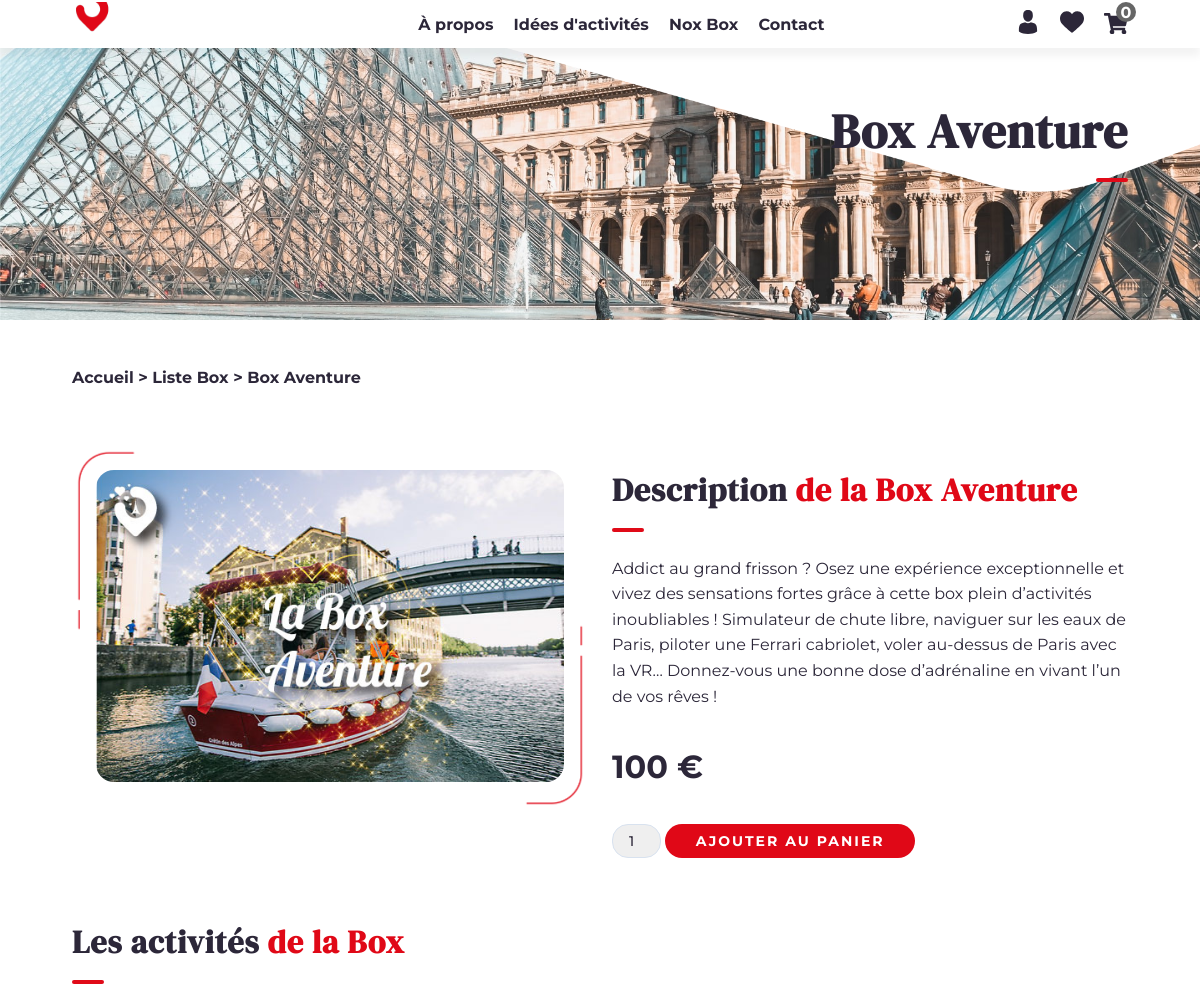
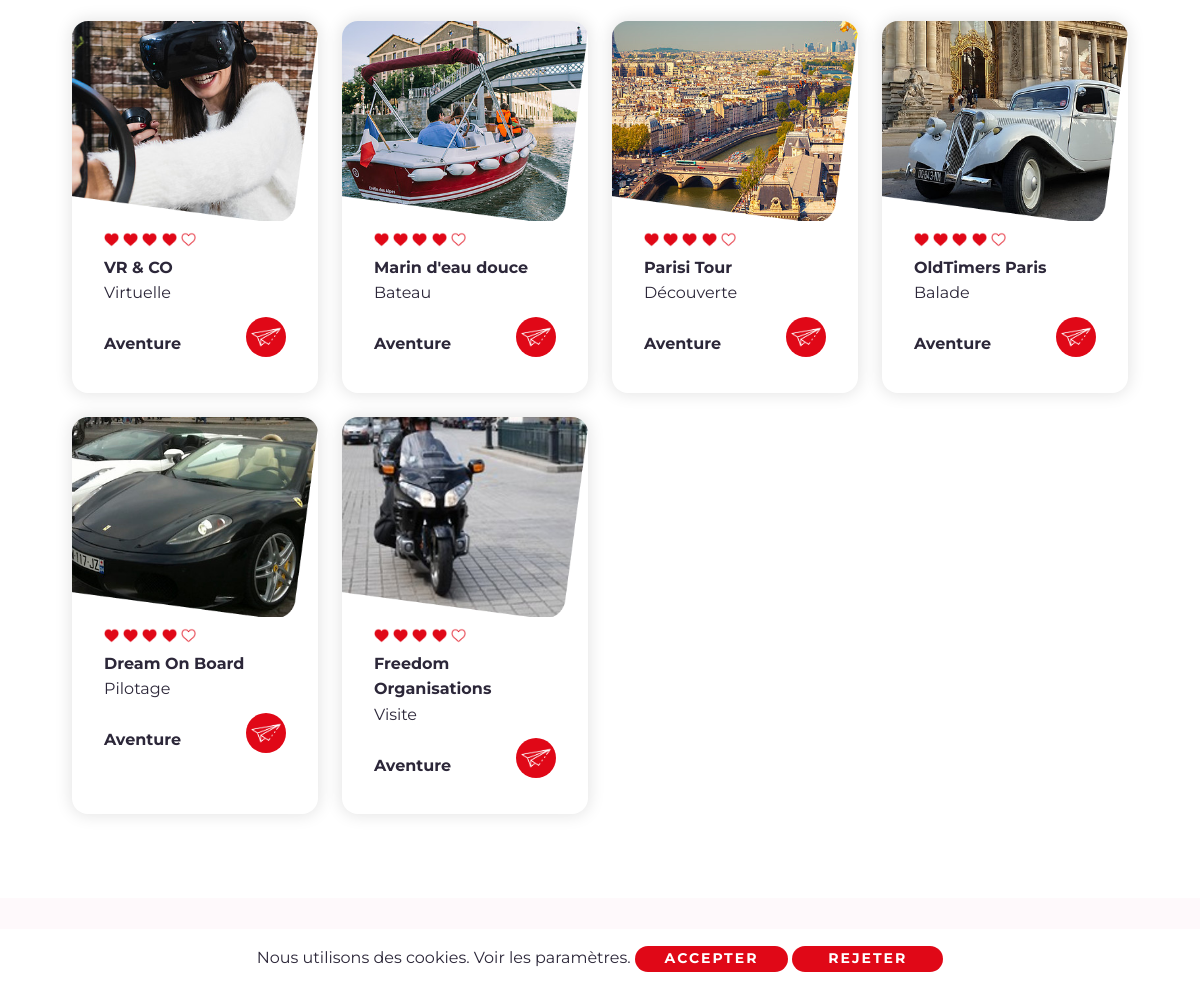
Page /box=2 on the committed database (2 pictures, top to bottom).
### tables this page shows
CREATE TABLE `produit` (
  `id_produit` int(11) NOT NULL,
  `titre` varchar(255) NOT NULL,
  `description` text NOT NULL,
  `photo` varchar(255) NOT NULL,
  `prix` float NOT NULL,
  `stock` int(11) NOT NULL
);

CREATE TABLE `article` (
  `id_article` int(11) NOT NULL,
  `titre` varchar(255) NOT NULL,
  `description` text NOT NULL,
  `photo` varchar(255) NOT NULL,
  `titre_info` varchar(255) NOT NULL,
  `description_info` text NOT NULL,
  `categorie` varchar(255) NOT NULL,
  `box` varchar(255) NOT NULL,
  `adresse` varchar(255) NOT NULL,
  `map` text NOT NULL,
  `etat` int(11) NOT NULL,
  `membre_id` int(11) NOT NULL
);

### box.php (the view, shortened to what this page needs)
<?php
require_once("include/init.php");
require_once("include/fonctions.php");
if (isset($_GET['id'])) {
    $pdo_statement_1 = $pdo_object->prepare("SELECT * FROM produit WHERE id_produit = :id_produit");
    $pdo_statement_1->bindValue(':id_produit', $_GET['id'], PDO::PARAM_INT);
    $pdo_statement_1->execute();
    $produit_array = $pdo_statement_1->fetch(PDO::FETCH_ASSOC);
    $element_par_page = 8;
    $pdo_statement_2 = $pdo_object->prepare("SELECT * FROM article WHERE box = :box");
    $pdo_statement_2->bindValue(':box', $produit_array['titre'], PDO::PARAM_STR);
    $pdo_statement_2->execute();
    $nb_total_elements = $pdo_statement_2->rowCount();
    $nb_pages = ceil($nb_total_elements / $element_par_page);
    if (isset($_GET['page'])) {
        $page_actuelle = $_GET['page'];
        if ($page_actuelle > $nb_pages) {
            $page_actuelle = $nb_pages;
        }
    }
    else {
        $page_actuelle = 1;
    }
    $premiere_element = ($page_actuelle - 1) * $element_par_page;
    $pdo_statement = $pdo_object->prepare("SELECT * FROM article WHERE box = :box ORDER BY id_article DESC LIMIT " . $premiere_element . ", " . $element_par_page);
    $pdo_statement->bindValue(':box', $produit_array['titre'], PDO::PARAM_STR);
    $pdo_statement->execute();
}
else {
    header("Location:" . URL . "/liste-box");
}
require_once("include/header.php");
?>
        <div id="content_davy">
            <link rel="stylesheet" href="<?= URL ?>/include/css/style_intro_2.css">
            <link rel="stylesheet" href="<?= URL ?>/include/css/style_cadre.css">
            <link rel="stylesheet" href="<?= URL ?>/include/css/style_page.css">
            <div class="block_anime_scroll_relative_content_1_davy">
                <img class="anime_scroll_relative_content_1_2_davy anime_scroll_relative_content_1_davy" src="<?= URL ?>/images/fond-menu-2-min.png" alt="Fond menu">
                <div class="anime_scroll_relative_content_1_1_davy anime_scroll_relative_content_1_davy container">
                    <h1>Box <?= $produit_array['titre'] ?></h1>
                    <hr class="float_right_davy anime_scroll_davy">
                </div>
            </div>
            <div class="container mt-5 mb-3">
                <a href="<?= URL ?>" title="Accueil">Accueil > </a> <a href="<?= URL ?>/liste-box" title="Liste Box">Liste Box > </a> <a href="<?= URL ?>/box=<?= $produit_array['titre'] ?>" title="<?= $produit_array['titre'] ?>">Box <?= $produit_array['titre'] ?></a>
            </div><br>
            <div class="container mt-5">
                <div class="row">
                    <div class="col-md mb-3">
                        <div class="cadre_image_page_davy">
                            <img src="<?= URL ?>/images/<?= $produit_array['photo'] ?>" class="image_page_davy" alt="<?= $produit_array['photo'] ?>">
                            <img src="<?= URL ?>/images/trait-rouge.png" class="trait_rouge" alt="Cadre">
                            <img src="<?= URL ?>/images/trait-2-rouge.png" class="trait_2_rouge" alt="Cadre">
                        </div>
                    </div>
                    <div class="col-md mb-3">
                        <h2 class="h2_moyen_davy">Description <span class="color_red_davy serif_davy">de la Box <?= $produit_array['titre'] ?></span></h2>
                        <hr class="anime_scroll_davy">
                        <p><?= $produit_array['description'] ?></p>
                        <p class="h2_moyen_davy"><?= $produit_array['prix'] ?> €</p>
                        <?php if ($produit_array['stock'] > 0) : ?>
                        <form method="post">
                            <select name="quantite">
                                <?php for($i = 1; $i <= $produit_array['stock'] && $i <= 10; $i++) : ?>
                                <option value="<?= $i ?>"><?= $i ?></option>
                                <?php endfor; ?>
                            </select>
                            <a aria-label="Acheter" class="bouton_anim_davy" data-text="Ajouter au panier" href="#" title="Ajouter au panier">
                                <input type="submit" id="ajouter_panier" name="ajouter_panier" value="Ajouter au panier" class="bouton_submit">
                            </a>
                        </form>
                        <?php else : ?>
                        <p><strong>En rupture de stock</strong></p>
                        <?php endif; ?>
                    </div>
                </div>
            </div>
            <div class="container mt-5 mb-3">
                <h2 class="h2_moyen_davy">Les activités <span class="color_red_davy serif_davy">de la Box</span></h2>
                <hr class="anime_scroll_davy">
            </div>
            <div class="container">
                <div class="row">
                    <?php if ($pdo_statement->rowCount() > 0) : ?>
                    <?php while ($article_array = $pdo_statement->fetch(PDO::FETCH_ASSOC)) : ?>
                    <div class="col-sm-12 col-md-6 col-lg-3 pb-4">
                        <div class="cadre_davy">
                            <div class="image_cadre_davy">
                                <img src="<?= URL ?>/images/cadre-2-min.png" class="image_cadre_1_davy" alt="Cadre">
                            </div>
                            <p class="texte_cadre_davy">
                                <?php
                                if (isset($_SESSION['membre'])) {
                                    $note = 0;
                                    $pdo_statement_note = $pdo_object->prepare("SELECT * FROM commentaire WHERE produit_id = :produit_id AND membre_id = :membre_id");
                                    $pdo_statement_note->bindValue(':produit_id', $article_array['id_article'], PDO::PARAM_INT);
                                    $pdo_statement_note->bindValue(':membre_id', $_SESSION['membre']['id_membre'], PDO::PARAM_INT);
                                    $pdo_statement_note->execute();
                                    if ($pdo_statement_note->rowCount() > 0) {
                                        while ($note_array = $pdo_statement_note->fetch(PDO::FETCH_ASSOC)) {
                                            $note = $note + $note_array['note'];
                                        }
                                        $note = round($note / $pdo_statement_note->rowCount());
                                    }
                                    else {
                                        $note = 4;
                                    }
                                }
                                else {
                                    $note = 4;
                                }
                                ?>
                                <?php for ($i = 0; $i < $note; $i++) : ?>
                                <img src="<?= URL ?>/images/icon-coeur-min.png" class="image_cadre_note_davy" alt="Icon coeur">
                                <?php endfor; ?>
                                <?php for ($i = 0; $i < (5 - $note); $i++) : ?>
                                <img src="<?= URL ?>/images/icon-coeur-vide-min.png" class="image_cadre_note_davy" alt="Icon coeur">
                                <?php endfor; ?>
                                <br>
                                <strong><?= $article_array['titre'] ?></strong><br>
                                <?= $article_array['categorie'] ?><br><br>
                                <strong><?= $article_array['box'] ?></strong>
                                <a href="<?= URL ?>/experience=<?= $article_array['id_article'] ?>" title="<?= URL ?>/experience=<?= $article_array['id_article'] ?>"><i class="icon_cadre_davy"><img src="<?= URL ?>/images/icon-voir-min.png" class="image_cadre_icon_davy" alt="Icon voir"></i></a>
                            </p>
                        </div>
                    </div>
                    <?php endwhile; ?>
                    <?php else : ?>
                    <p>Aucune activité</p>
                    <?php endif; ?>
                </div>
            </div>
        </div>
<?php
require_once("include/footer.php");
?>

### include/css/style_bouton.css (style rules this page uses)
.bouton_anim_davy { color: white; background: #E00817; display: inline-block; position: relative; text-align: center; text-decoration: none; width: 250px; font-size: 14px; font-weight: 700; padding: 8px 0px; border-radius: 32px; }
.bouton_anim_davy:before { content: attr(data-text); text-transform: uppercase; position: absolute; transform: translate(0px, 0px); left: 0; width: 100%; font-size: 14px; letter-spacing: 2px; opacity: 1; transition: 0.25s cubic-bezier(0.5, -1, 0.5, 2); }
.bouton_submit { cursor: pointer; color: rgba(0, 0, 0, 0); background: rgba(0, 0, 0, 0); position: absolute; border: none; top: 0; left: 0; height: 100%; width: 100%; }

### include/css/style.css (style rules this page uses)
* { box-sizing: border-box; font-family: 'Montserrat', sans-serif; }
html { scroll-behavior: smooth; }
body { color: #2c2739; margin: 0; }
h1, h2 { font-family: 'DM Serif Display', serif; font-size: 48px; font-weight: 900; letter-spacing: 1px; line-height: 1.3em; margin: 0; }
.h1_moyen_davy, .h2_moyen_davy { font-size: 32px; font-weight: 700; }
p, a { font-size: 16px; }
p { line-height: 1.6em; }
a { color: #2c2739; text-decoration: none; cursor: pointer; font-weight: 700; }
input, textarea, select, .input_davy { color: #2c2739; border: 1px solid #d8e2ef; font-size: 14px; font-weight: 500; padding: 8px 16px; border-radius: 16px; }
input::placeholder, textarea::placeholder { color: #bdc6d1; font-weight: 500; }
input[type=submit] { cursor: pointer; }
select { -webkit-appearance: none; -moz-appearance: none; appearance: none; }
hr { background: #E00A18; border: 0; height: 4px; width: 32px; margin: 16px 0px 24px 0px; border-radius: 32px; }
.serif_davy { font-family: 'DM Serif Display', serif; }
.color_red_davy { color: #E00817; }
.float_right_davy { float: right; }
.container { width: 90%; }

### include/css/style_intro_2.css (style rules this page uses)
.block_anime_scroll_relative_content_1_davy { overflow: hidden; position: relative; background-image: url(../../images/fond-min.jpg); background-position: center; background-repeat: no-repeat; background-size: cover; height: 40vh; }
.anime_scroll_relative_content_1_1_davy { position: absolute; transform: translate(-50%, 100px); text-align: right; top: 0%; left: 50%; }
.anime_scroll_relative_content_1_2_davy { position: absolute; top: 0%; right: 0%; min-width: 100vw; max-height: 40vh; }
.anime_scroll_relative_content_1_2_davy { animation: anime_scroll_relative_content_1_2 1s linear infinite; }
.anime_scroll_relative_content_1_davy { animation-play-state: paused; animation-fill-mode: both; animation-iteration-count: 1; animation-delay: calc(var(--scroll_relative_content_1) * -1s); }

### include/css/style_cadre.css (style rules this page uses)
.cadre_davy { position: relative; display: inline-block; overflow: hidden; width: 100%; height: 100%; border-radius: 16px; box-shadow: 0px 0px 16px 2px rgba(0, 0, 0, 0.1); }
.image_cadre_davy { position: relative; overflow: hidden; width: 100%; height: 200px; }
.image_cadre_1_davy, .image_cadre_2_davy { position: absolute; min-height: 100%; min-width: 102%; max-height: 150%; max-width: 150%; }
.image_cadre_1_davy { transform: translate(0.5%, 0.5%); right: 0%; bottom: 0%; }
.texte_cadre_davy { position: relative; margin: 8px 32px 32px 32px; }
.icon_cadre_davy { background: #E00817; position: absolute; right: 0; bottom: 0; width: 40px; height: 40px; border-radius: 32px; }
.image_cadre_icon_davy { position: absolute; transform: translate(5px, 5px); width: 30px; height: 30px; }
.image_cadre_note_davy { width: 15px; height: 15px; }

### include/css/style_page.css (style rules this page uses)
.cadre_image_page_davy { position: relative; margin-left: 2vw; margin-right: 2vw; }
.image_page_davy { width: 100%; border-radius: 1.5vw; }
.trait_rouge, .trait_2_rouge { position: absolute; max-width: 60%; max-height: 60%; }
.trait_rouge { transform: translate(-2vw, -2vw); top: 0; left: 0; }
.trait_2_rouge { transform: translate(2vw, 2vw); bottom: 0; right: 0; }

### rows in the picture
produit: titre "Aventure", photo (picture), description "Addict au grand frisson ? Osez une expérience exceptionnelle et vivez des sensations fortes grâce à cette box plein d’activités inoubliables ! Simulateur de chute libre, naviguer sur les eaux de Paris, piloter une Ferrari cabriolet, voler au-dessus de Paris avec la VR… Donnez-vous une bonne dose d’adrénaline en vivant l’un de vos rêves !", prix "100"
article: titre "VR & CO", categorie "Virtuelle", box "Aventure"
article: titre "Marin d'eau douce", categorie "Bateau", box "Aventure"
article: titre "Parisi Tour", categorie "Découverte", box "Aventure"
article: titre "OldTimers Paris", categorie "Balade", box "Aventure"
article: titre "Dream On Board", categorie "Pilotage", box "Aventure"
article: titre "Freedom Organisations", categorie "Visite", box "Aventure"

### other values in the picture
form field quantite "1"
